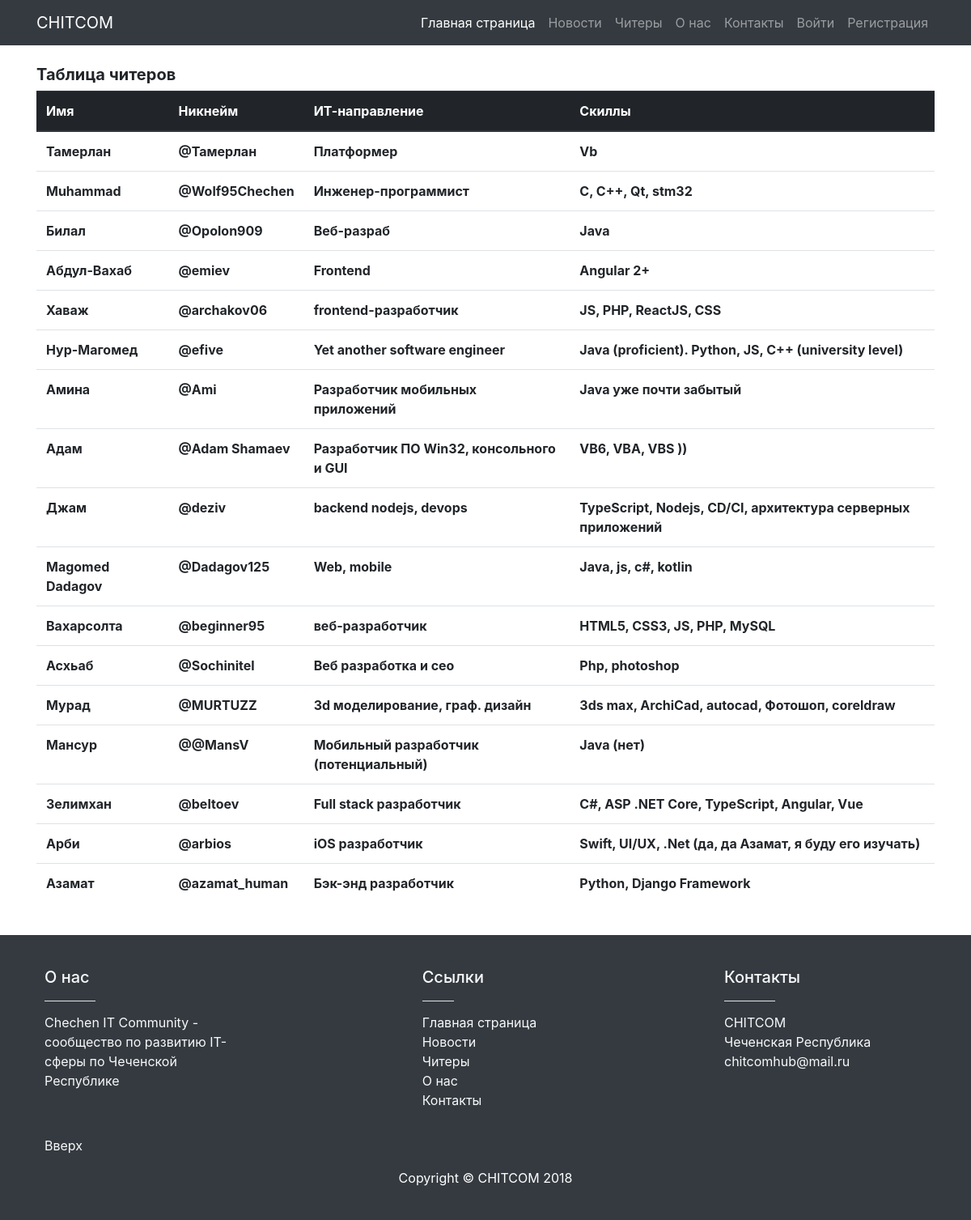
/chiters/, run on an earlier commit of the app's database.
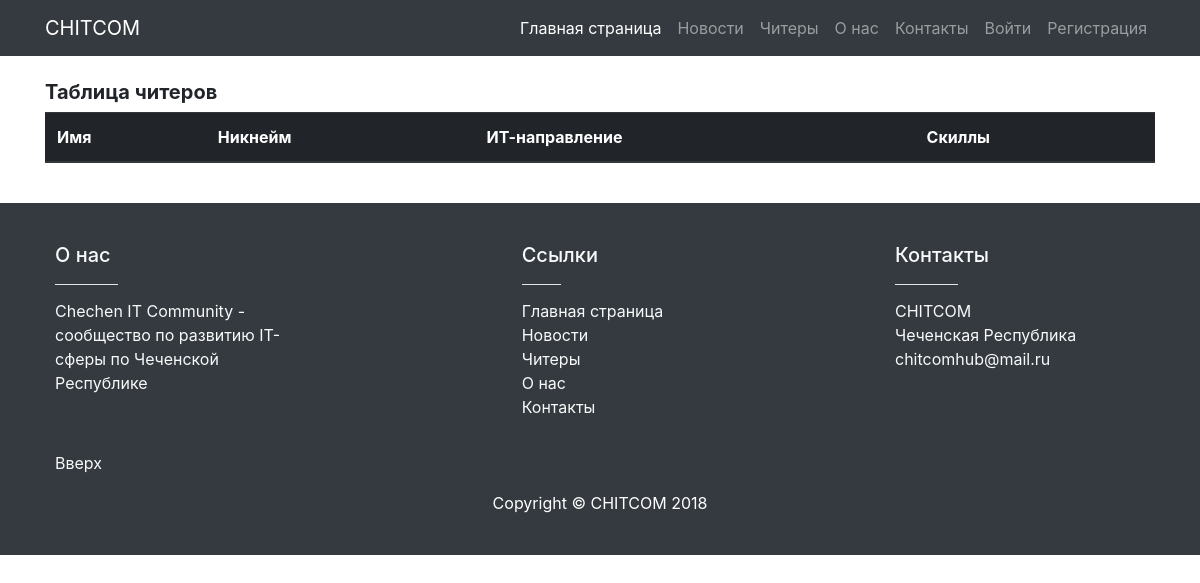
And on a later commit of the database.
### chiters/models.py (models this page shows, shortened)
class Chiter(models.Model):
	name = models.CharField(max_length = 200)
	nickname = models.CharField(max_length = 200)
	direction = models.CharField(max_length = 200)
	technology = models.CharField(max_length = 400)
	date = models.DateTimeField(auto_now_add = True)

### chiters/views.py (the view)
# urls.py: path('', views.chiters, name='chiters'),
def chiters(request):
	chiter_list = Chiter.objects.order_by('-date')
	context = {'chiter_list': chiter_list}
	return render(request, 'chiters/chiters.html', context)

### chiters/templates/chiters/chiters.html
{% extends 'home/base.html' %}
{% block content %}
<h5><b>Таблица читеров</b></h5>
<div class="table-responsive">
	<table class="table">
		<thead class="thead-dark">
			<tr>
				<th scope="col">Имя</th>
				<th scope="col">Никнейм</th>
				<th scope="col">ИТ-направление</th>
				<th scope="col">Скиллы</th>
			</tr>
		</thead>
		<tbody>
			{% for chiter in chiter_list %}
			<tr>
				<th scope="row">{{ chiter.name }}</th>
				<th>@{{ chiter.nickname }}</th>
				<th>{{ chiter.direction }}</th>
				<th>{{ chiter.technology }}</th>
			</tr>
			{% endfor %}
		</tbody>
	</table>
</div>
{% endblock %}

### home/templates/home/base.html (shortened to what this page needs)
{% load static %}
<!DOCTYPE html>
<html lang="en">
<head>
  <link href="{% static 'home/bootstrap/css/bootstrap.min.css' %}" rel="stylesheet">
  <link href="{% static 'home/css/small-business.css' %}" rel="stylesheet">
</head>
<body>
  <nav class="navbar navbar-expand-lg navbar-dark bg-dark fixed-top">
    <div class="container">
      <a class="navbar-brand" href="{% url 'home:index' %}">CHITCOM</a>
      <div class="collapse navbar-collapse" id="navbarResponsive">
        <ul class="navbar-nav ml-auto">
          <li class="nav-item active">
            <a class="nav-link" href="{% url 'home:index' %}">Главная страница
            </a>
          </li>
          <li class="nav-item">
            <a class="nav-link" href="{% url 'news:index' %}">Новости</a>
          </li>
          <li class="nav-item">
            <a class="nav-link" href="{% url 'chiters:chiters' %}">Читеры</a>
          </li>
          <li class="nav-item">
            <a class="nav-link" href="{% url 'home:about' %}">О нас</a>
          </li>
          <li class="nav-item">
            <a class="nav-link" href="{% url 'home:contact' %}">Контакты</a>
          </li>
        {% if user.is_authenticated %}
          <li class="nav-item">
            <a class="nav-link" href="{% url 'logout' %}">Выйти</a>
          </li>
        {% else %}
          <li class="nav-item">
            <a class="nav-link" href="{% url 'login' %}">Войти</a>
          </li>
          <li class="nav-item">
            <a class="nav-link" href="{% url 'register' %}">Регистрация</a>
          </li>
        {% endif %}
        </ul>
      </div>
    </div>
  </nav>
  <br>
  <div class="container">
    <div class="row">
      <div class="col">
      {% block content %}
      {% endblock %}
      </div>
    </div>
  </div>
  <br>
  <footer class="text-light">
      <div class="container">
          <div class="row">
              <div class="col-md-3 col-lg-4 col-xl-3">
                  <h5>О нас</h5>
                  <hr class="bg-white mb-2 mt-0 d-inline-block mx-auto w-25">
                  <p class="mb-0">
                      Chechen IT Community - сообщество по развитию IT-сферы по Чеченской Республике
                  </p>
              </div>
              <div class="col-md-3 col-lg-2 col-xl-2 mx-auto">
                  <h5>Ссылки</h5>
                  <hr class="bg-white mb-2 mt-0 d-inline-block mx-auto w-25">
                  <ul class="list-unstyled">
                      <li><a href="{% url 'home:index' %}">Главная страница</a></li>
                      <li><a href="{% url 'news:index' %}">Новости</a></li>
                      <li><a href="{% url 'chiters:chiters' %}">Читеры</a></li>
                      <li><a href="{% url 'home:about' %}">О нас</a></li>
                      <li><a href="{% url 'home:contact' %}">Контакты</a></li>
                  </ul>
              </div>
              <div class="col-md-4 col-lg-3 col-xl-3">
                  <h5>Контакты</h5>
                  <hr class="bg-white mb-2 mt-0 d-inline-block mx-auto w-25">
                  <ul class="list-unstyled">
                      <li>CHITCOM</li>
                      <li>Чеченская Республика</li>
                      <li>chitcomhub@mail.ru</li>
                  </ul>
              </div>
              <div class="col-12 copyright mt-3">
                  <p class="float-left">
                      <a href="#">Вверх</a>
                  </p>
              </div>
              <div class="container">
                <p class="m-0 text-center text-white">Copyright &copy; CHITCOM 2018</p>
              </div>
          </div>
      </div>
  </footer>
</body>
</html>

### home/static/home/css/small-business.css (style rules this page uses)
body { padding-top: 54px; }
footer { background: #343a40; padding: 40px; }
footer a { color: #f8f9fa!important }
@media (min-width: 992px) { body { padding-top: 56px; } }

What changed in the data, as far as the page shows it:
removed Chiter: name "Тамерлан", nickname "Тамерлан", direction "Платформер", technology "Vb"
removed Chiter: name "Muhammad", nickname "Wolf95Chechen", direction "Инженер-программист", technology "C, C++, Qt, stm32"
removed Chiter: name "Билал", nickname "Opolon909", direction "Веб-разраб", technology "Java"
removed Chiter: name "Абдул-Вахаб", nickname "emiev", direction "Frontend", technology "Angular 2+"
removed Chiter: name "Хаваж", nickname "archakov06", direction "frontend-разработчик", technology "JS, PHP, ReactJS, CSS"
removed Chiter: name "Нур-Магомед", nickname "efive", direction "Yet another software engineer", technology "Java (proficient). Python, JS, C++ (university level)"
removed Chiter: name "Амина", nickname "Ami", direction "Разработчик мобильных приложений", technology "Java уже почти забытый"
removed Chiter: name "Адам", nickname "Adam Shamaev", direction "Разработчик ПО Win32, консольного и GUI", technology "VB6, VBA, VBS ))"
removed Chiter: name "Джам", nickname "deziv", direction "backend nodejs, devops", technology "TypeScript, Nodejs, CD/CI, архитектура серверных приложений"
removed Chiter: name "Magomed Dadagov", nickname "Dadagov125", direction "Web, mobile", technology "Java, js, c#, kotlin"
removed Chiter: name "Вахарсолта", nickname "beginner95", direction "веб-разработчик", technology "HTML5, CSS3, JS, PHP, MySQL"
removed Chiter: name "Асхьаб", nickname "Sochinitel", direction "Веб разработка и сео", technology "Php, photoshop"
removed Chiter: name "Мурад", nickname "MURTUZZ", direction "3d моделирование, граф. дизайн", technology "3ds max, ArchiCad, autocad, Фотошоп, coreldraw"
removed Chiter: name "Мансур", nickname "@MansV", direction "Мобильный разработчик (потенциальный)", technology "Java (нет)"
removed Chiter: name "Зелимхан", nickname "beltoev", direction "Full stack разработчик", technology "C#, ASP .NET Core, TypeScript, Angular, Vue"
removed Chiter: name "Арби", nickname "arbios", direction "iOS разработчик", technology "Swift, UI/UX, .Net (да, да Азамат, я буду его изучать)"
removed Chiter: name "Азамат", nickname "azamat_human", direction "Бэк-энд разработчик", technology "Python, Django Framework"
